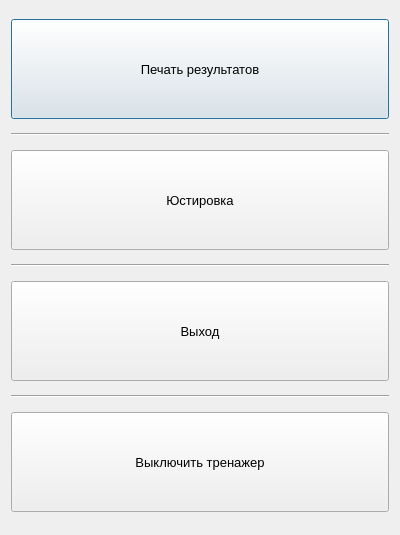
<?xml version="1.0" encoding="UTF-8"?>
<ui version="4.0">
 <class>menu</class>
 <widget class="QDialog" name="menu">
  <property name="geometry">
   <rect>
    <x>0</x>
    <y>0</y>
    <width>400</width>
    <height>535</height>
   </rect>
  </property>
  <property name="windowTitle">
   <string>Меню</string>
  </property>
  <property name="windowIcon">
   <iconset>
    <normalon>logo.ico</normalon>
   </iconset>
  </property>
  <layout class="QVBoxLayout" name="verticalLayout">
   <item>
    <widget class="QPushButton" name="printResultsButton">
     <property name="minimumSize">
      <size>
       <width>200</width>
       <height>100</height>
      </size>
     </property>
     <property name="font">
      <font>
       <pointsize>10</pointsize>
      </font>
     </property>
     <property name="text">
      <string>Печать результатов</string>
     </property>
    </widget>
   </item>
   <item>
    <widget class="Line" name="line">
     <property name="orientation">
      <enum>Qt::Horizontal</enum>
     </property>
    </widget>
   </item>
   <item>
    <widget class="QPushButton" name="correctTargetsButton">
     <property name="minimumSize">
      <size>
       <width>200</width>
       <height>100</height>
      </size>
     </property>
     <property name="font">
      <font>
       <pointsize>10</pointsize>
      </font>
     </property>
     <property name="text">
      <string>Юстировка</string>
     </property>
    </widget>
   </item>
   <item>
    <widget class="Line" name="line_2">
     <property name="orientation">
      <enum>Qt::Horizontal</enum>
     </property>
    </widget>
   </item>
   <item>
    <widget class="QPushButton" name="exitButton">
     <property name="minimumSize">
      <size>
       <width>200</width>
       <height>100</height>
      </size>
     </property>
     <property name="font">
      <font>
       <pointsize>10</pointsize>
      </font>
     </property>
     <property name="text">
      <string>Выход</string>
     </property>
    </widget>
   </item>
   <item>
    <widget class="Line" name="line_3">
     <property name="orientation">
      <enum>Qt::Horizontal</enum>
     </property>
    </widget>
   </item>
   <item>
    <widget class="QPushButton" name="shutdownButton">
     <property name="minimumSize">
      <size>
       <width>200</width>
       <height>100</height>
      </size>
     </property>
     <property name="font">
      <font>
       <pointsize>10</pointsize>
      </font>
     </property>
     <property name="text">
      <string>Выключить тренажер</string>
     </property>
    </widget>
   </item>
  </layout>
 </widget>
 <resources/>
 <connections/>
</ui>
